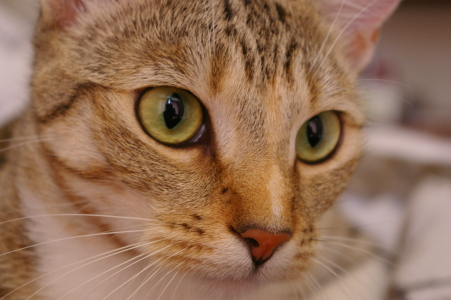
#> input picture skimage.data.chelsea(), 451 x 300 px
$ jupyter execute --allow-errors 0_color_and_exposure.ipynb   (shell and % lines are left out)   (older library calls are emulated)
#> lines starting #> are read from the running program, lines starting #| are printed output that depends on the picture
[cell 1]
from __future__ import division, print_function
import numpy as np
import matplotlib.pyplot as plt

# Color and exposure

As discussed earlier, images are just numpy arrays. The numbers in those arrays correspond to the intensity of each pixel (or, in the case of a color image, the intensity of a specific color). To manipulate these, `scikit-image` provides the `color` and `exposure` modules.

## Basic image manipulation

Recall that color images are arrays with pixel rows and columns as the first two dimensions (just like a gray-scale image), plus a 3rd dimension that describes the RGB color channels.

[cell 2]
from skimage import data

color_image = data.chelsea()
#> color_image is the input picture: shape (300, 451, 3); mean R, G, B 147.7, 111.4, 86.8

print(color_image.shape)
#| (300, 451, 3)
plt.imshow(color_image);

### Slicing and indexing

Since images are just arrays, we can manipulate them as we would any other array.

Let's say we want to plot just the red channel of the color image above. We know that the red channel is the first channel of the 3rd image-dimension. Since Python is zero-indexed, we can write the following:

[cell 3]
color_image[:,:,1:3] =0 # or color_image[..., 0]
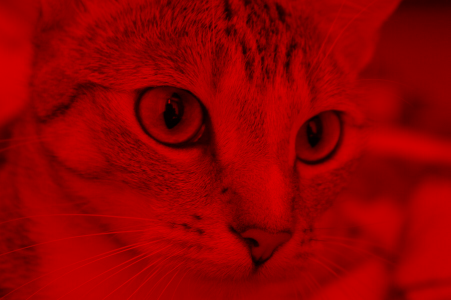
#> color_image: shape (300, 451, 3); mean R, G, B 147.7, 0, 0

But when we plot the red channel...

[cell 4]
color_image
red_channel =plt.imshow(color_image);

Obviously that's not red at all. The reason is that there's nothing to tell us that this array is supposed to be red: It's just a 2D array with a height, width, and intensity value---and no color information.

The green channel is usually closest to the grey-scale version of the image.  Note that converting to grayscale cannot simply be done by taking the mean of the three channels, since the eye is more sensitive to green than to red than to blue.  For that purpose, use ``skimage.color.rgb2gray``, which weighs each channel appropriately.

#> (a cell that did not finish here is left out)

The shape of this array is the same as it would be for any gray-scale image.

---

## <span class="exercize">Exercise: three colours</span>

Consider the following image (``images/balloon.jpg``):

Split this image up into its three components, red, green and blue, and display each separately.

HINT: To display multiple images, we provide you with a small utility library called ``skdemo``:

```python
import skdemo
skdemo.imshow_all(image0, image1, image2, ...)
```

Or, simply use ``matplotlib.subplots``:

```python
plt, axes = plt.subplots(1, 4)
axes[0].imshow(image0)
axes[1].imshow(image1)
etc.
```

[cell 6]
from skimage import io
color_image = io.imread('../images/balloon.jpg')
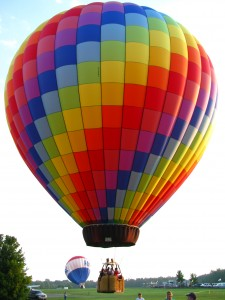
#> input picture skimage-tutorials-master/skimage-tutorials-master/images/balloon.jpg, 225 x 300 px
#> color_image is the input picture: shape (300, 225, 3); mean R, G, B 170.1, 140.5, 129.3

[cell 7]
import skdemo
#skdemo.  # <TAB>

[cell 8]
# This code is just a template to get you started.
red_image = np.zeros_like(color_image)
green_image = np.zeros_like(color_image)
blue_image = np.zeros_like(color_image)

skdemo.imshow_all(color_image, red_image, green_image, blue_image)
#> (this line was passed over: skdemo is not available in this run)

---

#### Combining color-slices with row/column-slices

In the examples above, we just manipulate the last axis of the array (i.e. the color channel). As with any NumPy array, however, slicing can be applied to each axis:

[cell 9]
color_patches = color_image.copy()
# Remove green (1) & blue (2) from top-left corner.
color_patches[:100, :100, 1:] = 0
# Remove red (0) & blue (2) from bottom-right corner.
color_patches[-100:, -100:, (0, 2)] = 0
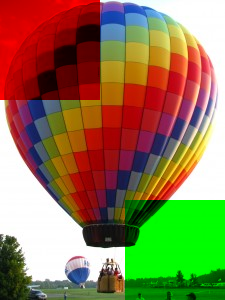
#> color_patches: shape (300, 225, 3); mean R, G, B 140.1, 121.8, 79.7
plt.imshow(color_patches);

## Histograms

Histograms are a quick way to get a feel for the global statistics of the image intensity. For example, they can tell you where to set a threshold or how to adjust the contrast of an image.

You might be inclined to plot a histogram using matplotlib's `hist` function:

[cell 10]
#plt.hist(color_image)

That didn't work as expected. How would you fix the call above to make it work correctly?
(Hint: that's a 2-D array, ``numpy.ravel``)

---

### Histograms of images

For this section, we're going to use a custom plotting function that adds a few tweaks to pretty-it-up:
* Plot the image next to the histogram
* Plot each RGB channel separately
* Automatically flatten channels
* Select reasonable bins based on the image's `dtype`

#> (a cell that did not finish here is left out)

Using this function, let's look at the histogram of a grayscale image:

[cell 12]
image = data.camera()
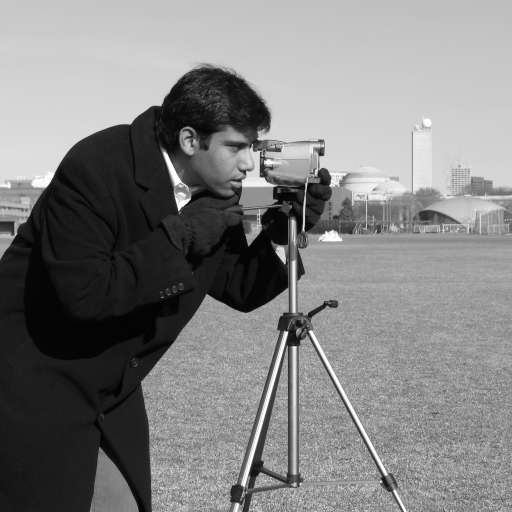
#> input picture skimage.data.camera(), 512 x 512 px
#> image is the input picture: shape (512, 512); min 0, max 255, mean 129.1
skdemo.imshow_with_histogram(image);
#> (this line was passed over: skdemo is not available in this run)

An image histogram shows the number of pixels at each intensity value (or range of intensity values, if values are binned). Low-intensity values are closer to black, and high-intensity values are closer to white.

Notice that there's a large peak at an intensity of about 10: This peak corresponds with the man's nearly black coat. The peak around the middle of the histogram is due to the predominantly gray tone of the image.

Now let's look at our color image:

[cell 13]
cat = data.chelsea()
skdemo.imshow_with_histogram(cat);
#> (this line was passed over: skdemo is not available in this run)

As you can see, the intensity for each RGB channel is plotted separately. Unlike the previous histogram, these histograms almost look like Gaussian distributions that are shifted. This reflects the fact that intensity changes are relatively gradual in this picture: There aren't very many uniform instensity regions in this image.

**Note:** While RGB histograms are pretty, they are often not very intuitive or useful, since a high red value is very different when combined with *low* green/blue values (the result will tend toward red) vs *high* green and blue values (the result will tend toward white).

### Histograms and contrast

Enhancing the contrast of an image allow us to more easily identify features in an image, both by eye and by detection algorithms.

Let's take another look at the gray-scale image from earlier:

[cell 14]
image = data.camera()
skdemo.imshow_with_histogram(image);
#> (this line was passed over: skdemo is not available in this run)

Notice the intensity values at the bottom. Since the image has a `dtype` of `uint8`, the values go from 0 to 255. Though you can see some pixels tail off toward 255, you can clearly see in the histogram, and in the image, that we're not using the high-intensity limits very well.

Based on the histogram values, you might want to take all the pixels values that are more than about 180 in the image, and make them pure white (i.e. an intensity of 255). While we're at it, values less than about 10 can be set to pure black (i.e. 0). We can do this easily using `rescale_intensity`, from the `exposure` subpackage.

[cell 15]
from skimage import exposure
high_contrast = exposure.rescale_intensity(image, in_range=(10, 180))
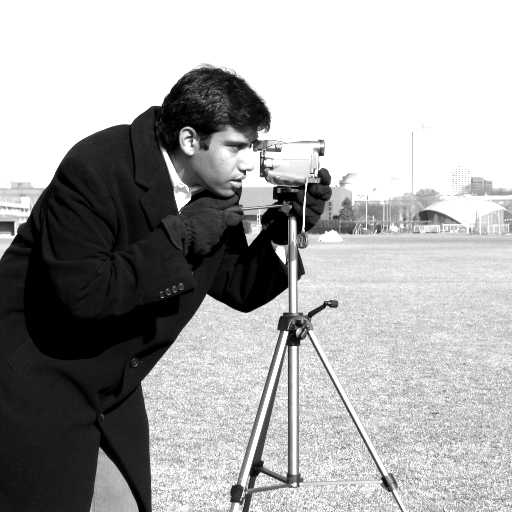
#> high_contrast: shape (512, 512); min 0, max 255, mean 166.6

[cell 16]
skdemo.imshow_with_histogram(high_contrast);
#> (this line was passed over: skdemo is not available in this run)

The contrast is visibly higher in the image, and the histogram is noticeably stretched. The sharp peak on the right is due to all the pixels greater than 180 (in the original image) that were piled into a single bin (i.e. 255).

#> (a cell that did not finish here is left out)

Parameters for `rescale_intensity`:
* `in_range`: The min and max intensity values desired in the input image. Values below/above these limits will be clipped.
* `out_range`: The min and max intensity values of the output image. Pixels matching the limits from `in_range` will be rescaled to these limits. Everything in between gets linearly interpolated.

### Histogram equalization

In the previous example, the grayscale values (10, 180) were set to (0, 255), and everything in between was linearly interpolated. There are other strategies for contrast enhancement that try to be a bit more intelligent---notably histogram equalization.

Let's first look at the cumulative distribution function (CDF) of the image intensities.

#> (a cell that did not finish here is left out)

For each intensity value, the CDF gives the fraction of pixels *below* that intensity value.

One measure of contrast is how evenly distributed intensity values are: The dark coat might contrast sharply with the background, but the tight distribution of pixels in the dark coat mean that details in the coat are hidden.

To enhance contrast, we could *spread out intensities* that are tightly distributed and *combine intensities* which are used by only a few pixels.

This redistribution is exactly what histogram equalization does. And the CDF is important because a perfectly uniform distribution gives a CDF that's a straight line. We can use `equalize_hist` from the `exposure` package to produce an equalized image:

[cell 19]
equalized = exposure.equalize_hist(image)
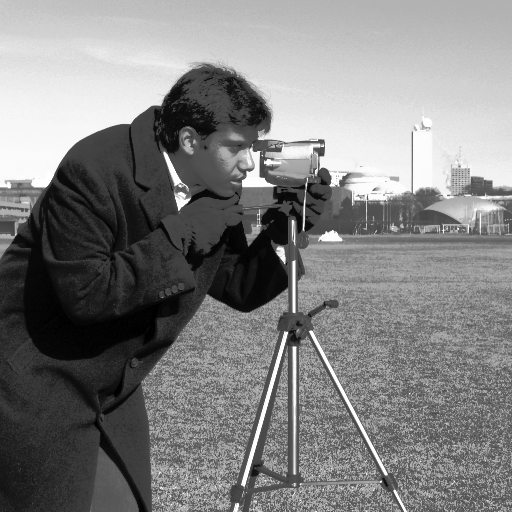
#> equalized: shape (512, 512) float64; min 3.81e-06, max 1, mean 0.504

#> (a cell that did not finish here is left out)

The tightly distributed dark-pixels in the coat have been spread out, which reveals many details in the coat that were missed earlier. As promised, this more even distribution produces a CDF that approximates a straight line.

Notice that the image intensities switch from 0--255 to 0.0--1.0:

[cell 21]
equalized.dtype

Functions in `scikit-image` allow any data-type as an input, but the output data-type may change depending on the algorithm. While `uint8` is really efficient in terms of storage, we'll see in the next section that computations using `uint8` images can be problematic in certain cases.

If you need a specific data-type, check out the image conversion functions in scikit image:

[cell 22]
import skimage

#skimage.img_as  # <TAB>

### Contrasted-limited, adaptive histogram equalization

Unfortunately, histogram equalization tends to give an image whose contrast is artificially high. In addition, better enhancement can be achieved locally by looking at smaller patches of an image, rather than the whole image. In the image above, the contrast in the coat is much improved, but the contrast in the grass is somewhat reduced.

Contrast-limited adaptive histogram equalization (CLAHE) addresses these issues. The implementation details aren't too important, but seeing the result is helpful:

[cell 23]
equalized = exposure.equalize_adapthist(image)
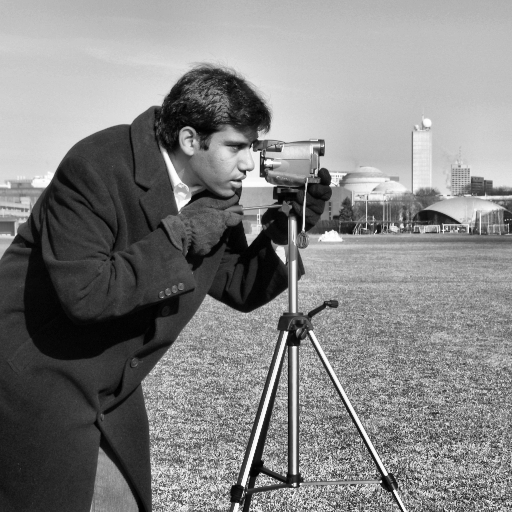
#> equalized: shape (512, 512) float64; min 0, max 1, mean 0.515

#> (a cell that did not finish here is left out)

Compared to plain-old histogram equalization, the high contrast in the coat is maintained, but the contrast in the grass is also improved.
Furthermore, the contrast doesn't look overly-enhanced, as it did with the standard histogram equalization.

Again, notice that the output data-type is different than our input. This time, we have a `uint16` image, which is another common format for images:

[cell 25]
equalized.dtype

There's a bit more tweaking involved in using `equalize_adapthist` than in `equalize_hist`: Input parameters are used to control the patch-size and contrast enhancement. You can learn more by checking out the docstring:

#> (a cell that did not finish here is left out)

### Histograms and thresholding

One of the most common uses for image histograms is thresholding. Let's return to the original image and its histogram

[cell 27]
skdemo.imshow_with_histogram(image);
#> (this line was passed over: skdemo is not available in this run)

Here the man and the tripod are fairly close to black, and the rest of the scene is mostly gray. But if you wanted to separate the two, how do you decide on a threshold value just based on the image? Looking at the histogram, it's pretty clear that a value of about 50 will separate the two large portions of this image.

[cell 28]
threshold = 50

#> (a cell that did not finish here is left out)

Note that the histogram plotted here is for the image *before* thresholding.

This does a pretty good job of separating the man (and tripod) from most of the background. Thresholding is the simplest method of image segmentation; i.e. dividing an image into "meaningful" regions. More on that later.

As you might expect, you don't have to look at a histogram to decide what a good threshold value is: There are (many) algorithms that can do it for you. For historical reasons, `scikit-image` puts these functions in the `filter` module.

One of the most popular thresholding methods is Otsu's method, which gives a slightly different threshold than the one we defined above:

[cell 30]
# Rename module so we don't shadow the builtin function
import skimage.filter as filters
threshold = filters.threshold_otsu(image)
#> threshold = 102
print(threshold)
#| 102

[cell 31]
plt.imshow(image > threshold);
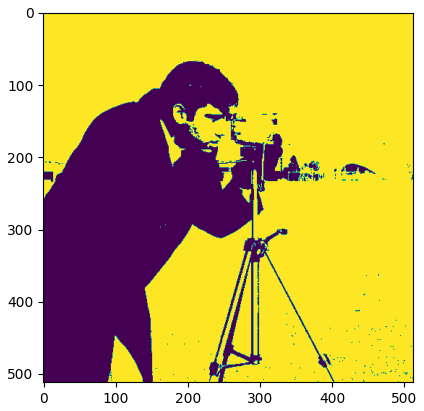
#> figure drawn by matplotlib, 1 panel

Note that the features of the man's face are slightly better resolved in this case.

You can find a few other thresholding methods in the `filter` module:

[cell 32]
import skimage.filter as filters
#> (the rest of this cell did not finish here and is left out)

## Color spaces

While RGB is fairly easy to understand, using it to detect a specific color (other than red, green, or blue) can be a pain. Other color spaces often devote a single component to the image intensity (a.k.a. luminance, lightness, or value) and two components to represent the color (e.g. hue and saturation in [HSL and HSV](http://en.wikipedia.org/wiki/HSL_and_HSV)).

You can easily convert to a different color representation, or "color space", using functions in the `color` module.

[cell 33]
from skimage import color
#color.rgb2  # <TAB>

[cell 34]
plt.imshow(color_image);

Here, we'll look at the LAB (a.k.a. CIELAB) color space (`L` = luminance, `a` and `b` define a 2D description of the actual color or "hue"):

[cell 35]
from skimage import color

lab_image = color.rgb2lab(color_image)
#> lab_image: shape (300, 225, 3) float64; mean of channels 0, 1, 2 61.8, 11.9, 12.6
lab_image.shape
#> Out = (300, 225, 3)

Converting to LAB didn't change the shape of the image at all. Let's try to plot it:

[cell 36]
plt.imshow(lab_image);
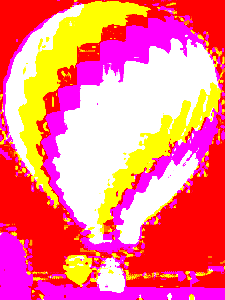
#> shown: shape (300, 225, 3) float64; mean R, G, B 1, 0.465, 0.507

Matplotlib expected an RGB array, and apparently, LAB arrays don't look anything like RGB arrays.

That said, there is some resemblance to the original.

[cell 37]
skdemo.imshow_all(lab_image[..., 0], lab_image[..., 1], lab_image[..., 2],
                 titles=['L', 'a', 'b'])
#> (this line was passed over: skdemo is not available in this run)
